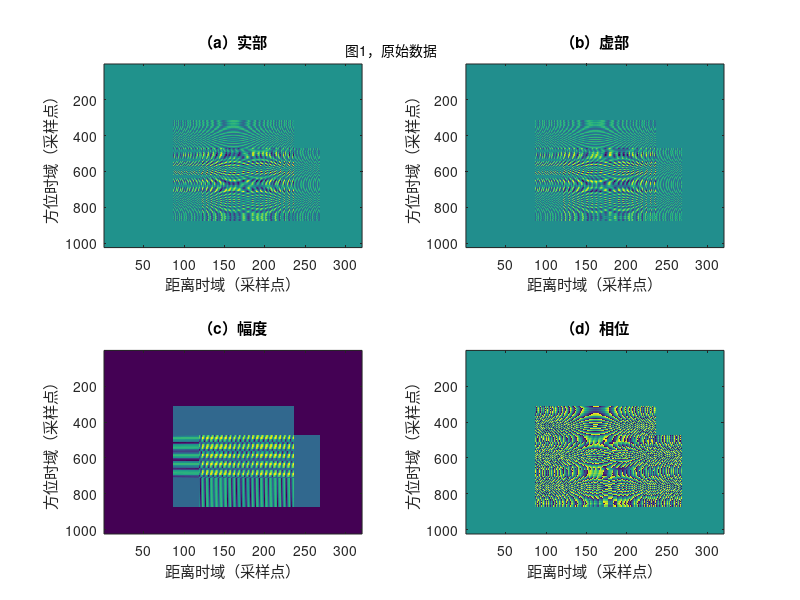
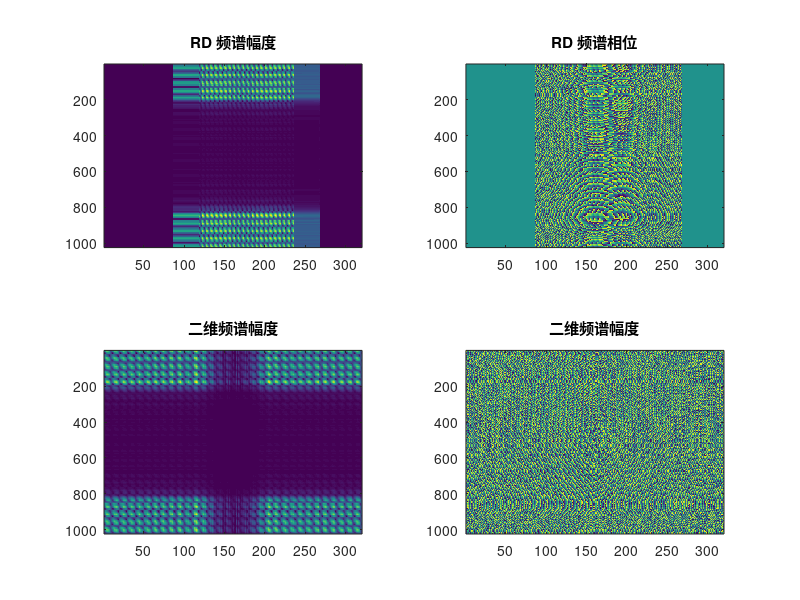

The MATLAB source for these figures, in order: (Note: this script raises an error after producing the figures.)
%%
function res = CSA_imaging_humanOptimized
close all;

R_nc = 20e3;            % 景中心斜距
Vr = 150;               % 雷达有效速度
Tr = 2.5e-6;            % 发射脉冲时宽
Kr = 20e12;             % 距离调频率
f0 = 5.3e9;             % 雷达工作频率
BW_dop = 80;            % 多普勒带宽
Fr = 60e6;              % 距离采样率
Fa = 200;               % 方位采样率
Naz = 1024;          	% 距离线数（即数据矩阵，行数）——这里修改为1024。
Nrg = 320;              % 距离线采样点数（即数据矩阵，列数）
sita_r_c = 0; %(0 * pi) / 180;	% 波束斜视角，0 度，这里转换为弧度
c = 3e8;                % 光速

R0 = R_nc * cos(sita_r_c);	% 与R_nc相对应的最近斜距，记为R0
lamda = c / f0;           % 波长
fnc = 2 * Vr * sin(sita_r_c) / lamda;     % 多普勒中心频率，根据公式（4.33）计算。
fact = 0.886;
La_real = fact * 2 * Vr * cos(sita_r_c) / BW_dop;  % 方位向天线长度，根据公式（4.36）
beta_bw = fact * lamda / La_real;              % 雷达3dB波束
La = beta_bw * R0;        % 合成孔径长度

NFFT_r = Nrg;           % 距离向FFT长度
NFFT_a = Naz;           % 方位向FFT长度

R_ref = R0;             % 参考目标选在场景中心，其最近斜距为 R_ref
fn_ref = fnc;        	% 参考目标的多普勒中心频率

delta_R0 = 0;       % 将目标1的波束中心穿越时刻，定义为方位向时间零点。
delta_R1 = 120; 	% 目标1和目标2的方位向距离差，120m
delta_R2 = 80;      % 目标2和目标3的距离向距离差，80m

x1 = R0;            % 目标1的距离向距离
y1 = delta_R0 + x1 * tan(sita_r_c);	% 目标1的方位向距离

x2 = x1;            % 目标2和目标1的距离向距离相同
y2 = y1 + delta_R1; % 目标2的方位向距离

x3 = x2 + delta_R2;                 % 目标3和目标2有距离向的距离差，为delta_R2
y3 = y2 + delta_R2 * tan(sita_r_c);  	% 目标3的方位向距离

x_range = [x1,x2,x3];
y_azimuth = [y1,y2,y3];

nc_1 = helpFun(y1, x1, sita_r_c, Vr);
nc_2 = helpFun(y2, x2, sita_r_c, Vr);
nc_3 = helpFun(y3, x3, sita_r_c, Vr);
nc_target = [nc_1,nc_2,nc_3];       % 定义该数组，便于处理。

%% 
fun = @(A)-A / 2 : A / 2 - 1;
tr = 2 * R0 / c +   fun(Nrg) / Fr;                % 距离时间轴
fr =                fun(NFFT_r) * ( Fr / NFFT_r );          % 距离频率轴
% 方位
ta =                fun(Naz) / Fa;                            % 方位时间轴
fa = fnc + fftshift(fun(NFFT_a) ) * ( Fa / NFFT_a );	% 方位频率轴

tr_mtx = ones(Naz,1) * tr;    % 距离时间轴矩阵，大小：Naz * Nrg
fr_mtx = ones(Naz,1) * fr;    % 距离频率轴矩阵，大小：Naz * Nrg
ta_mtx = ta.' * ones(1,Nrg);  % 方位时间轴矩阵，大小：Naz * Nrg

%% 
s_echo = zeros(Naz,Nrg);    % 用来存放生成的回波数据

A0 = 1;                     % 目标回波幅度，都设置为1.
onesArray = ones(1,Nrg);
value = (La / 2) / Vr;
ipi = 1j * pi;

for k = 1:3                 % 生成k个目标的原始回波数据
    R_n = sqrt(repmat(x_range(k),Naz,Nrg).^2 + (Vr .* ta_mtx - repmat(y_azimuth(k),Naz,Nrg)).^2);% 目标k的瞬时斜距
    w_range = ((abs(tr_mtx - 2 .* R_n ./ c)) <= (repmat(Tr / 2,Naz,Nrg)));     % 距离向包络，即距离窗

    w_azimuth = (abs(ta - nc_target(k)) <= value);    % 行向量
    w_azimuth = w_azimuth.' * onesArray;    % 生成Naz * Nrg的矩阵

    s_k = A0 .* w_range .* w_azimuth .* exp(-(4 * ipi * f0) .* R_n ./ c) .* exp((ipi * Kr) .* (tr_mtx - 2 .* R_n ./ c).^2);

    s_echo = s_echo + s_k;  % 所有点目标回波信号之和   
end

figure
str1 = '距离时域（采样点）';
str2 = '方位时域（采样点）';

helpFun2(1, @real, s_echo, '（a）实部', str1, str2);
text(300,-70,'图1，原始数据');       % 给图1进行文字说明 

helpFun2(2, @imag, s_echo, '（b）虚部', str1, str2);
helpFun2(3, @abs, s_echo, '（c）幅度', str1, str2);
helpFun2(4, @angle, s_echo, '（d）相位', str1, str2);

figure

helpFun6(1,@abs,@(arg)fft(arg,[],1),s_echo,'RD 频谱幅度')
helpFun6(2,@angle,@(arg)fft(arg,[],1),s_echo,'RD 频谱相位')
helpFun6(3,@abs,@fft2,s_echo,'二维频谱幅度')
helpFun6(4,@angle,@fft2,s_echo,'二维频谱幅度')

%%
s_rd        = s_echo .* exp(-2 * ipi * fnc .* (ta.' * onesArray)); 	% 数据搬移
S_RD        = fft(s_rd,NFFT_a,1);  % 进行方位向傅里叶变换，得到距离多普勒域频谱

D_fn_Vr     = helpFun3(lamda, fa.', Vr);
D_fn_Vr_mtx = D_fn_Vr * onesArray;  % 形成矩阵，大小：Nrg * Naz

D_fn_ref_Vr = helpFun3(lamda, fn_ref, Vr);

K_src       = 2 * Vr^2 * f0^3 .* D_fn_Vr.^3 ./ (c * R_ref * (fa.').^2);   % 列向量，使用R_ref处的值 
K_src_mtx   = K_src * onesArray;  % 形成矩阵
Km          = Kr ./ (1 - Kr ./ K_src_mtx); % 矩阵，这是变换到距离多普勒域的距离调频率。

s_sc        = exp(ipi .* Km .* (D_fn_ref_Vr ./ D_fn_Vr_mtx - 1) .* (tr_mtx - 2 * R_ref ./ (c .* D_fn_Vr_mtx)).^2);

S_RD_1 = S_RD .* s_sc; % 相位相乘，实现“补余RCMC”

% 作图
helpFun4(S_RD,'原始数据变换到距离多普勒域，幅度')
helpFun4(S_RD_1,'距离多普勒域，补余RCMC后，幅度')

%% 
S_2df_1 = fft(S_RD_1,NFFT_r,2); % 进行距离向FFT，变换到二维频域。距离零频在两端

H1      = exp(ipi .* D_fn_Vr_mtx ./ (D_fn_ref_Vr .* Km) .* fr_mtx.^2)...
       .* exp(4 * ipi / c .* (1 ./ D_fn_Vr_mtx - 1 / D_fn_ref_Vr) .* R_ref .* fr_mtx);

H1      = fftshift(H1,2); % 左右半边互换，距离零频在两端。

S_2df_2 = S_2df_1 .* H1; % 在二维频域，相位相乘，实现距离压缩，SRC，一致RCMC

S_RD_2  = ifft(S_2df_2,NFFT_r,2); % 进行距离IFFT，回到距离多普勒域，完成所有距离处理。

% 作图
helpFun4(S_2df_1,'变换到二维频域')
helpFun4(S_2df_2,'相位相乘，实现距离压缩，SRC，一致RCMC后，二维频域')
helpFun4(S_RD_2,'完成距离压缩，SRC，一致RCMC后，距离多普勒域')

%%
R0_RCMC = (c / 2) .* tr;   % 随距离线变化的R0，记为R0_RCMC，用来计算方位MF。

Haz     = exp(4 * ipi .* (D_fn_Vr * R0_RCMC) .* f0 ./ c);       % 方位MF

H2      = exp(-4 * ipi .* Km ./ (c^2) .* (1 - D_fn_Vr_mtx ./ D_fn_ref_Vr)...
       .* ((1 ./ D_fn_Vr) * R0_RCMC - R_ref ./ D_fn_Vr_mtx).^2); 	% 附加相位校正项

S_RD_3  = S_RD_2 .* Haz .* H2;           % 距离多普勒域，相位相乘

s_image = ifft(S_RD_3,NFFT_a,1); 	% 完成成像过程，得到成像结果为：s_image

% 作图
helpFun4(S_RD_3,'距离多普勒域，进行了相位相乘后（方位MF和附加相位校正）')
helpFun4(s_image,'成像结果')

%%
NN = 20;

tg_1_x = rem( R0 * tan(sita_r_c) / Vr * Fa , Naz );
if tg_1_x < Naz / 2
    direction = 1;
else
    direction = -1;
end
tg_1_x = tg_1_x + direction * (Naz / 2 + 1);

tg_1_x   = round(tg_1_x);    	% 四舍五入，得到整数值，作为点目标的方位中心坐标。
tg_1_y   = round(Nrg / 2);
target_1 = helpFun5(s_image, tg_1_x, NN, tg_1_y, Fr, Fa, Vr);

tg_2_x   = tg_1_x + delta_R1 / Vr * Fa;
tg_2_y   = tg_1_y;
target_2 = helpFun5(s_image, tg_2_x, NN, tg_2_y, Fr, Fa, Vr);

tg_3_x   = fix(tg_2_x + delta_R2 * tan(sita_r_c) / Vr * Fa);
tg_3_y   = tg_2_y + 2 * delta_R2 / c * Fr;
target_3 = helpFun5(s_image, tg_3_x, NN, tg_3_y, Fr, Fa, Vr);

res.target_1 = target_1;
res.target_2 = target_2;
res.target_3 = target_3;
res.s_image = s_image;
res.s_echo = s_echo;
res.tg_1_x = tg_1_x;
res.tg_1_y = tg_1_y;
res.tg_2_x = tg_2_x;
res.tg_2_y = tg_2_y;
res.tg_3_x = tg_3_x;
res.tg_3_y = tg_3_y;
end

function nc_1 = helpFun(y1, x1, sita_r_c, Vr)
nc_1 = (y1 - x1 * tan(sita_r_c)) / Vr;    % 目标1的波束中心穿越时刻。
end

function helpFun2(idx, fun, s_echo, str0, str1, str2)
subplot(2,2,idx);
imagesc(fun(s_echo));
title(str0);
xlabel(str1);
ylabel(str2);
end

function D_fn_Vr = helpFun3(lamda, fn, Vr)
D_fn_Vr = sqrt(1 - lamda^2  * fn.^2 / (4 * Vr^2));    % 参考频率fn_ref处的徙动因子，是常数。
end

function helpFun4(value,str)
figure
imagesc(abs(value));
title(str);
end

function target_1 = helpFun5(s_image, tg_x, NN, tg_y, Fr, Fa, Vr)
target_1 = target_analysis( s_image(tg_x - NN:tg_x + NN,tg_y - NN:tg_y + NN),Fr,Fa,Vr);
end

function helpFun6(idx,fun1,fun2,value,str)
subplot(2,2,idx);
imagesc(fun1(fun2(value)));
title(str);
end
